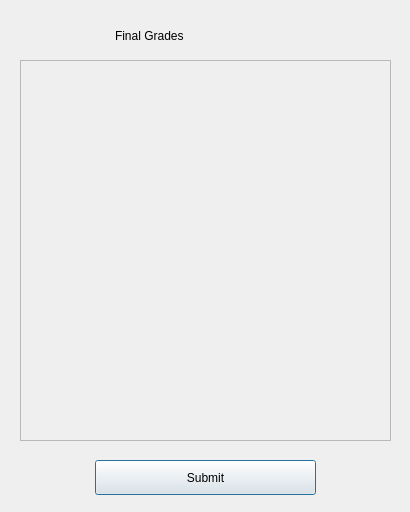
<?xml version="1.0" encoding="UTF-8"?>
<ui version="4.0">
 <class>final_grades</class>
 <widget class="QDialog" name="final_grades">
  <property name="geometry">
   <rect>
    <x>0</x>
    <y>0</y>
    <width>410</width>
    <height>512</height>
   </rect>
  </property>
  <property name="windowTitle">
   <string>Dialog</string>
  </property>
  <property name="styleSheet">
   <string notr="true">QLabel {
color: #FFFFFF;

font-size: 18px;

font-weight: bold;

background: transparent;

border: none;
}
QLabel[label_case=&quot;title&quot;]{
color: #00FF66; /* أخضر نيون \*/

font-size: 28px; /* خط كبير \*/

font-weight: bold;
}
QPushButton {
    background-color: #05C46B;
    color: #121212;
    border-radius: 12px;
    padding: 8px 16px;
    font-weight: bold;
    font-size: 18px;
}
QPushButton:hover {
    background-color: #33FF88;
}
</string>
  </property>
  <widget class="QScrollArea" name="scrollArea">
   <property name="geometry">
    <rect>
     <x>20</x>
     <y>60</y>
     <width>371</width>
     <height>381</height>
    </rect>
   </property>
   <property name="widgetResizable">
    <bool>true</bool>
   </property>
   <widget class="QWidget" name="final_grades_panel">
    <property name="geometry">
     <rect>
      <x>0</x>
      <y>0</y>
      <width>369</width>
      <height>379</height>
     </rect>
    </property>
    <layout class="QVBoxLayout" name="verticalLayout"/>
   </widget>
  </widget>
  <widget class="QPushButton" name="pushButton">
   <property name="geometry">
    <rect>
     <x>95</x>
     <y>460</y>
     <width>221</width>
     <height>35</height>
    </rect>
   </property>
   <property name="text">
    <string>Submit</string>
   </property>
  </widget>
  <widget class="QLabel" name="label">
   <property name="geometry">
    <rect>
     <x>115</x>
     <y>20</y>
     <width>181</width>
     <height>31</height>
    </rect>
   </property>
   <property name="text">
    <string>Final Grades</string>
   </property>
   <property name="label_case" stdset="0">
    <string>title</string>
   </property>
  </widget>
 </widget>
 <resources/>
 <connections/>
</ui>
